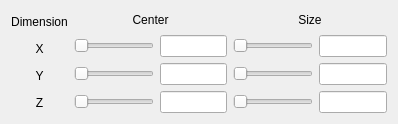
<?xml version="1.0" encoding="UTF-8"?>
<ui version="4.0">
 <class>boxframe</class>
 <widget class="QFrame" name="boxframe">
  <property name="geometry">
   <rect>
    <x>0</x>
    <y>0</y>
    <width>398</width>
    <height>124</height>
   </rect>
  </property>
  <property name="windowTitle">
   <string>Frame</string>
  </property>
  <property name="frameShape">
   <enum>QFrame::NoFrame</enum>
  </property>
  <property name="frameShadow">
   <enum>QFrame::Plain</enum>
  </property>
  <property name="lineWidth">
   <number>0</number>
  </property>
  <layout class="QHBoxLayout" name="horizontalLayout_2">
   <item>
    <layout class="QHBoxLayout" name="horizontalLayout">
     <item>
      <layout class="QVBoxLayout" name="verticalLayout">
       <item>
        <widget class="QLabel" name="label_17">
         <property name="text">
          <string>Dimension</string>
         </property>
         <property name="alignment">
          <set>Qt::AlignCenter</set>
         </property>
        </widget>
       </item>
       <item>
        <widget class="QLabel" name="label_18">
         <property name="text">
          <string>X</string>
         </property>
         <property name="alignment">
          <set>Qt::AlignCenter</set>
         </property>
        </widget>
       </item>
       <item>
        <widget class="QLabel" name="label_19">
         <property name="text">
          <string>Y</string>
         </property>
         <property name="alignment">
          <set>Qt::AlignCenter</set>
         </property>
        </widget>
       </item>
       <item>
        <widget class="QLabel" name="label_20">
         <property name="text">
          <string>Z</string>
         </property>
         <property name="alignment">
          <set>Qt::AlignCenter</set>
         </property>
        </widget>
       </item>
      </layout>
     </item>
     <item>
      <layout class="QVBoxLayout" name="verticalLayout_3">
       <item>
        <widget class="QLabel" name="label_15">
         <property name="text">
          <string>Center</string>
         </property>
         <property name="alignment">
          <set>Qt::AlignCenter</set>
         </property>
        </widget>
       </item>
       <item>
        <layout class="QHBoxLayout" name="horizontalLayout_16">
         <item>
          <widget class="QSlider" name="xCenterSlider">
           <property name="minimumSize">
            <size>
             <width>80</width>
             <height>0</height>
            </size>
           </property>
           <property name="toolTip">
            <string>Center coordinates of the box are controlled by sliders or text boxes</string>
           </property>
           <property name="maximum">
            <number>256</number>
           </property>
           <property name="orientation">
            <enum>Qt::Horizontal</enum>
           </property>
          </widget>
         </item>
         <item>
          <widget class="QLineEdit" name="xCenterEdit">
           <property name="toolTip">
            <string>Center coordinates of the box are controlled by sliders or text boxes</string>
           </property>
           <property name="alignment">
            <set>Qt::AlignCenter</set>
           </property>
          </widget>
         </item>
        </layout>
       </item>
       <item>
        <layout class="QHBoxLayout" name="horizontalLayout_17">
         <item>
          <widget class="QSlider" name="yCenterSlider">
           <property name="minimumSize">
            <size>
             <width>80</width>
             <height>0</height>
            </size>
           </property>
           <property name="toolTip">
            <string>Center coordinates of the box are controlled by sliders or text boxes</string>
           </property>
           <property name="maximum">
            <number>256</number>
           </property>
           <property name="orientation">
            <enum>Qt::Horizontal</enum>
           </property>
          </widget>
         </item>
         <item>
          <widget class="QLineEdit" name="yCenterEdit">
           <property name="toolTip">
            <string>Center coordinates of the box are controlled by sliders or text boxes</string>
           </property>
           <property name="alignment">
            <set>Qt::AlignCenter</set>
           </property>
          </widget>
         </item>
        </layout>
       </item>
       <item>
        <layout class="QHBoxLayout" name="horizontalLayout_18">
         <item>
          <widget class="QSlider" name="zCenterSlider">
           <property name="minimumSize">
            <size>
             <width>80</width>
             <height>0</height>
            </size>
           </property>
           <property name="toolTip">
            <string>Center coordinates of the box are controlled by sliders or text boxes</string>
           </property>
           <property name="maximum">
            <number>256</number>
           </property>
           <property name="orientation">
            <enum>Qt::Horizontal</enum>
           </property>
          </widget>
         </item>
         <item>
          <widget class="QLineEdit" name="zCenterEdit">
           <property name="toolTip">
            <string>Center coordinates of the box are controlled by sliders or text boxes</string>
           </property>
           <property name="alignment">
            <set>Qt::AlignCenter</set>
           </property>
          </widget>
         </item>
        </layout>
       </item>
      </layout>
     </item>
     <item>
      <layout class="QVBoxLayout" name="verticalLayout_2">
       <item>
        <widget class="QLabel" name="label_16">
         <property name="text">
          <string>Size</string>
         </property>
         <property name="alignment">
          <set>Qt::AlignCenter</set>
         </property>
        </widget>
       </item>
       <item>
        <layout class="QHBoxLayout" name="horizontalLayout_19">
         <item>
          <widget class="QSlider" name="xSizeSlider">
           <property name="minimumSize">
            <size>
             <width>80</width>
             <height>0</height>
            </size>
           </property>
           <property name="toolTip">
            <string>Size of the box is controlled by sliders and text boxes</string>
           </property>
           <property name="maximum">
            <number>256</number>
           </property>
           <property name="orientation">
            <enum>Qt::Horizontal</enum>
           </property>
          </widget>
         </item>
         <item>
          <widget class="QLineEdit" name="xSizeEdit">
           <property name="toolTip">
            <string>Size of the box is controlled by sliders and text boxes</string>
           </property>
           <property name="alignment">
            <set>Qt::AlignCenter</set>
           </property>
          </widget>
         </item>
        </layout>
       </item>
       <item>
        <layout class="QHBoxLayout" name="horizontalLayout_20">
         <item>
          <widget class="QSlider" name="ySizeSlider">
           <property name="minimumSize">
            <size>
             <width>80</width>
             <height>0</height>
            </size>
           </property>
           <property name="toolTip">
            <string>Size of the box is controlled by sliders and text boxes</string>
           </property>
           <property name="maximum">
            <number>256</number>
           </property>
           <property name="orientation">
            <enum>Qt::Horizontal</enum>
           </property>
          </widget>
         </item>
         <item>
          <widget class="QLineEdit" name="ySizeEdit">
           <property name="toolTip">
            <string>Size of the box is controlled by sliders and text boxes</string>
           </property>
           <property name="alignment">
            <set>Qt::AlignCenter</set>
           </property>
          </widget>
         </item>
        </layout>
       </item>
       <item>
        <layout class="QHBoxLayout" name="horizontalLayout_21">
         <item>
          <widget class="QSlider" name="zSizeSlider">
           <property name="minimumSize">
            <size>
             <width>80</width>
             <height>0</height>
            </size>
           </property>
           <property name="toolTip">
            <string>Size of the box is controlled by sliders and text boxes</string>
           </property>
           <property name="maximum">
            <number>256</number>
           </property>
           <property name="orientation">
            <enum>Qt::Horizontal</enum>
           </property>
          </widget>
         </item>
         <item>
          <widget class="QLineEdit" name="zSizeEdit">
           <property name="toolTip">
            <string>Size of the box is controlled by sliders and text boxes</string>
           </property>
           <property name="alignment">
            <set>Qt::AlignCenter</set>
           </property>
          </widget>
         </item>
        </layout>
       </item>
      </layout>
     </item>
    </layout>
   </item>
  </layout>
 </widget>
 <resources/>
 <connections/>
</ui>
